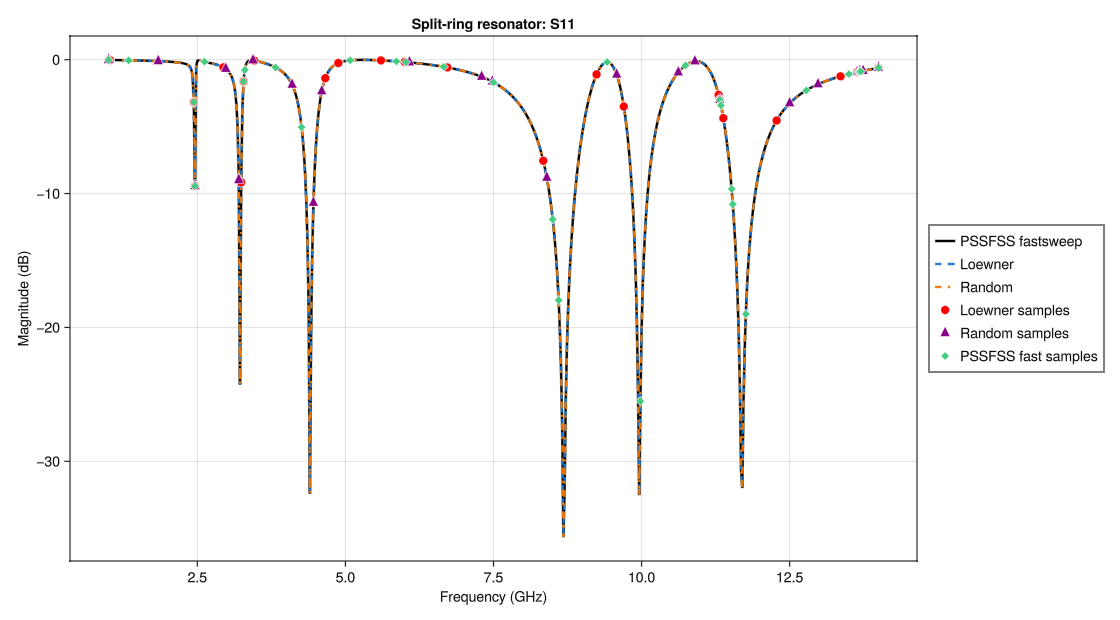

Recreate this plot in Julia.
include(joinpath(@__DIR__, "common.jl"))

function splitring_case(; nfreq = 651, ntri = 450)
    r123 = [3.7, 4.25, 4.8]
    d = 10.8
    w = 0.3
    g = 0.3
    a = r123 .- w / 2
    b = a .+ w

    sheet = splitring(;
        class = 'M',
        units = mm,
        sides = 42,
        ntri,
        a,
        b,
        s1 = [d, 0],
        s2 = [0, d],
        gapwidth = [g, g, g],
        gapcenter = [-90, 90, -90],
    )

    strata = [
        Layer()
        sheet
        Layer(ϵᵣ = 10.2, tanδ = 0.0023, width = 0.13mm)
        Layer()
    ]

    return strata, collect(range(1.0, 14.0, length = nfreq)), (θ = 0, ϕ = 0)
end

function run(; nfreq = 651, ntri = 450, seed = 1, run_direct = false, options = DEFAULT_SWEEP_OPTIONS)
    strata, freqs, steering = splitring_case(; nfreq, ntri)
    return run_sweep_comparison(
        strata,
        freqs,
        steering;
        label = "Split-ring resonator",
        options,
        seed,
        run_direct,
    )
end

results = run();
plot_comparison(results; savepath = joinpath(@__DIR__, "splitring.png"))
